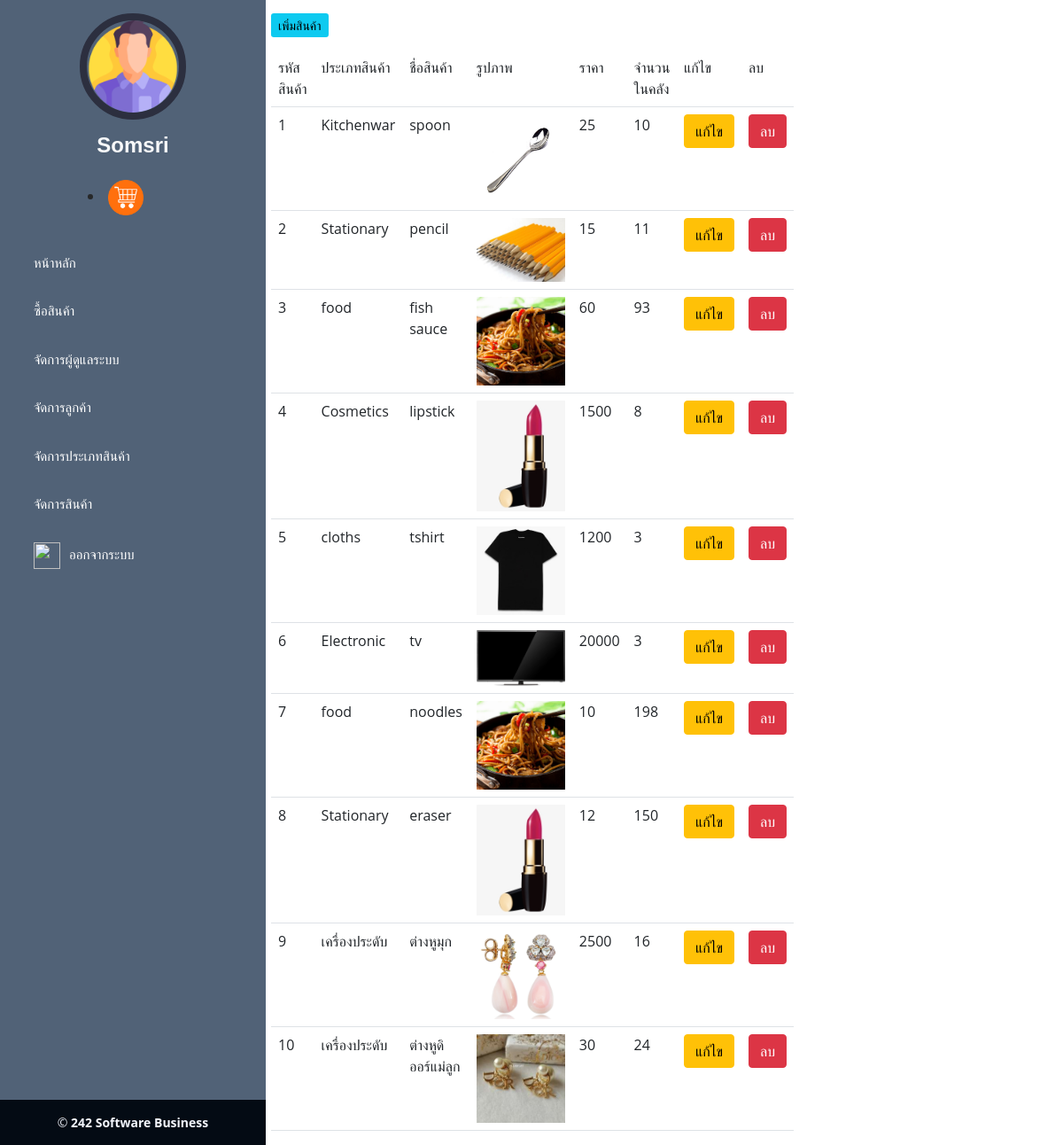
Screenshot of /backend/product.php (signed in) with the database file from the repository.
### tables this page shows
CREATE TABLE `product` (
  `p_id` int(5) NOT NULL,
  `p_price` int(10) NOT NULL,
  `p_name` varchar(40) NOT NULL,
  `qty_onhand` int(3) NOT NULL,
  `p_type_id` int(5) NOT NULL,
  `p_img` varchar(200) NOT NULL
);

CREATE TABLE `product_type` (
  `p_type_id` int(5) NOT NULL,
  `p_type_name` varchar(30) NOT NULL
);

### backend/product_list.php (the view, shortened to what this page needs)
<?php
include('condb.php');
$query = "
SELECT p.p_id, t.p_type_name, p.p_name,p.p_price,p.p_img, p.qty_onhand  FROM product as p
INNER JOIN product_type  as t ON p.p_type_id=t.p_type_id
ORDER BY p.p_id ASC" or die("Error:" . mysqli_error());
$result = mysqli_query($con, $query);
echo  ' <table class="table">';
    echo "<tr>
      <td width='5%'>รหัสสินค้า</td>
      <td width=25%>ประเภทสินค้า</td>
      <td width=30%>ชื่อสินค้า</td>
      <td width=25%>รูปภาพ</td>
      <td width=25%>ราคา</td>
      <td width=25%>จำนวนในคลัง</td>
      <td width=5%>แก้ไข</td>
      <td width=5%>ลบ</td>
    </tr>";
  while($row = mysqli_fetch_array($result)) {
  echo "<tr>";
    echo "<td>" .$row["p_id"] .  "</td> ";
    echo "<td>" .$row["p_type_name"] .  "</td> ";
    echo "<td>" .$row["p_name"] .  "</td> ";
    echo "<td align=center>"."<img src='p_img/".$row["p_img"]."' width='100'>"."</td>";
    echo "<td>" .$row["p_price"] .  "</td> ";
    echo "<td>" .$row["qty_onhand"] .  "</td> ";
    echo "<td><a href='product_form_edit.php?act=edit&ID=$row[0]' class='btn btn-warning btn-xs'>แก้ไข</a></td> ";
    echo "<td><a href='product_del_db.php?ID=$row[0]' onclick=\"return confirm('คุณต้องการลบสินค้านี้หรือไม่? !!!')\" class='btn btn-danger btn-xs'>ลบ</a></td> ";
  echo "</tr>";
  }
echo "</table>";
?>

### backend/css/style.css (style rules this page uses)
body { font-family: "Open Sans", sans-serif; color: #272829; }
a { color: #149ddd; text-decoration: none; }

### rows the page displays
product: p_id "1", p_type.p_type_name "Kitchenwar", p_name "spoon", p_img (picture), p_price "25", qty_onhand "10"
product: p_id "2", p_type.p_type_name "Stationary", p_name "pencil", p_img (picture), p_price "15", qty_onhand "11"
product: p_id "3", p_type.p_type_name "food", p_name "fish sauce", p_img (picture), p_price "60", qty_onhand "93"
product: p_id "4", p_type.p_type_name "Cosmetics", p_name "lipstick", p_img (picture), p_price "1500", qty_onhand "8"
product: p_id "5", p_type.p_type_name "cloths", p_name "tshirt", p_img (picture), p_price "1200", qty_onhand "3"
product: p_id "6", p_type.p_type_name "Electronic", p_name "tv", p_img (picture), p_price "20000", qty_onhand "3"
product: p_id "7", p_type.p_type_name "food", p_name "noodles", p_img (picture), p_price "10", qty_onhand "198"
product: p_id "8", p_type.p_type_name "Stationary", p_name "eraser", p_img (picture), p_price "12", qty_onhand "150"
product: p_id "9", p_type.p_type_name "เครื่องประดับ", p_name "ต่างหูมุก", p_img (picture), p_price "2500", qty_onhand "16"
product: p_id "10", p_type.p_type_name "เครื่องประดับ", p_name "ต่างหูดิออร์แม่ลูก", p_img (picture), p_price "30", qty_onhand "24"

### other values shown
$_SESSION["a_name"] "Somsri"
